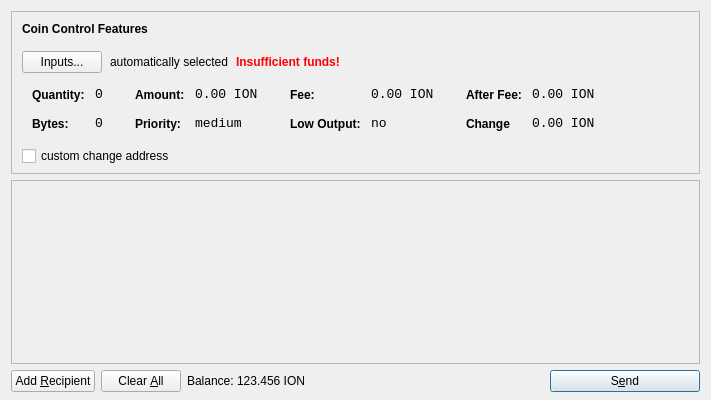
<?xml version="1.0" encoding="UTF-8"?>
<ui version="4.0">
 <class>SendCoinsDialog</class>
 <widget class="QDialog" name="SendCoinsDialog">
  <property name="geometry">
   <rect>
    <x>0</x>
    <y>0</y>
    <width>711</width>
    <height>400</height>
   </rect>
  </property>
  <property name="windowTitle">
   <string>Send Coins</string>
  </property>
  <layout class="QVBoxLayout" name="verticalLayout" stretch="0,1,0">
   <property name="bottomMargin">
    <number>8</number>
   </property>
   <item>
    <widget class="QFrame" name="frameCoinControl">
     <property name="sizePolicy">
      <sizepolicy hsizetype="Expanding" vsizetype="Expanding">
       <horstretch>0</horstretch>
       <verstretch>0</verstretch>
      </sizepolicy>
     </property>
     <property name="maximumSize">
      <size>
       <width>16777215</width>
       <height>16777215</height>
      </size>
     </property>
     <property name="frameShape">
      <enum>QFrame::StyledPanel</enum>
     </property>
     <property name="frameShadow">
      <enum>QFrame::Sunken</enum>
     </property>
     <layout class="QVBoxLayout" name="verticalLayoutCoinControl2">
      <property name="spacing">
       <number>6</number>
      </property>
      <property name="leftMargin">
       <number>0</number>
      </property>
      <property name="topMargin">
       <number>0</number>
      </property>
      <property name="rightMargin">
       <number>0</number>
      </property>
      <property name="bottomMargin">
       <number>6</number>
      </property>
      <item>
       <layout class="QVBoxLayout" name="verticalLayoutCoinControl" stretch="0,0,0,0,1">
        <property name="spacing">
         <number>0</number>
        </property>
        <property name="leftMargin">
         <number>10</number>
        </property>
        <property name="topMargin">
         <number>10</number>
        </property>
        <item>
         <layout class="QHBoxLayout" name="horizontalLayoutCoinControl1">
          <property name="bottomMargin">
           <number>15</number>
          </property>
          <item>
           <widget class="QLabel" name="labelCoinControlFeatures">
            <property name="sizePolicy">
             <sizepolicy hsizetype="Preferred" vsizetype="Maximum">
              <horstretch>0</horstretch>
              <verstretch>0</verstretch>
             </sizepolicy>
            </property>
            <property name="font">
             <font>
              <weight>75</weight>
              <bold>true</bold>
             </font>
            </property>
            <property name="styleSheet">
             <string notr="true">font-weight:bold;</string>
            </property>
            <property name="text">
             <string>Coin Control Features</string>
            </property>
           </widget>
          </item>
         </layout>
        </item>
        <item>
         <layout class="QHBoxLayout" name="horizontalLayoutCoinControl2" stretch="0,0,0,0">
          <property name="spacing">
           <number>8</number>
          </property>
          <property name="bottomMargin">
           <number>10</number>
          </property>
          <item>
           <widget class="QPushButton" name="pushButtonCoinControl">
            <property name="styleSheet">
             <string notr="true"/>
            </property>
            <property name="text">
             <string>Inputs...</string>
            </property>
           </widget>
          </item>
          <item>
           <widget class="QLabel" name="labelCoinControlAutomaticallySelected">
            <property name="text">
             <string>automatically selected</string>
            </property>
            <property name="margin">
             <number>5</number>
            </property>
           </widget>
          </item>
          <item>
           <widget class="QLabel" name="labelCoinControlInsuffFunds">
            <property name="font">
             <font>
              <weight>75</weight>
              <bold>true</bold>
             </font>
            </property>
            <property name="styleSheet">
             <string notr="true">color:red;font-weight:bold;</string>
            </property>
            <property name="text">
             <string>Insufficient funds!</string>
            </property>
            <property name="margin">
             <number>5</number>
            </property>
           </widget>
          </item>
          <item>
           <spacer name="horizontalSpacerCoinControl">
            <property name="orientation">
             <enum>Qt::Horizontal</enum>
            </property>
            <property name="sizeHint" stdset="0">
             <size>
              <width>40</width>
              <height>1</height>
             </size>
            </property>
           </spacer>
          </item>
         </layout>
        </item>
        <item>
         <widget class="QWidget" name="widgetCoinControl" native="true">
          <property name="sizePolicy">
           <sizepolicy hsizetype="Preferred" vsizetype="Preferred">
            <horstretch>0</horstretch>
            <verstretch>0</verstretch>
           </sizepolicy>
          </property>
          <property name="minimumSize">
           <size>
            <width>0</width>
            <height>0</height>
           </size>
          </property>
          <property name="styleSheet">
           <string notr="true"/>
          </property>
          <layout class="QHBoxLayout" name="horizontalLayoutCoinControl5">
           <property name="leftMargin">
            <number>0</number>
           </property>
           <property name="topMargin">
            <number>0</number>
           </property>
           <property name="rightMargin">
            <number>0</number>
           </property>
           <property name="bottomMargin">
            <number>0</number>
           </property>
           <item>
            <layout class="QHBoxLayout" name="horizontalLayoutCoinControl3" stretch="0,0,0,1">
             <property name="spacing">
              <number>20</number>
             </property>
             <property name="topMargin">
              <number>0</number>
             </property>
             <property name="bottomMargin">
              <number>10</number>
             </property>
             <item>
              <layout class="QFormLayout" name="formLayoutCoinControl1">
               <property name="horizontalSpacing">
                <number>10</number>
               </property>
               <property name="verticalSpacing">
                <number>14</number>
               </property>
               <property name="leftMargin">
                <number>10</number>
               </property>
               <property name="topMargin">
                <number>4</number>
               </property>
               <property name="rightMargin">
                <number>6</number>
               </property>
               <item row="0" column="0">
                <widget class="QLabel" name="labelCoinControlQuantityText">
                 <property name="styleSheet">
                  <string notr="true">font-weight:bold;</string>
                 </property>
                 <property name="text">
                  <string>Quantity:</string>
                 </property>
                 <property name="margin">
                  <number>0</number>
                 </property>
                </widget>
               </item>
               <item row="0" column="1">
                <widget class="QLabel" name="labelCoinControlQuantity">
                 <property name="font">
                  <font>
                   <family>Monospace</family>
                   <pointsize>10</pointsize>
                  </font>
                 </property>
                 <property name="cursor">
                  <cursorShape>IBeamCursor</cursorShape>
                 </property>
                 <property name="contextMenuPolicy">
                  <enum>Qt::ActionsContextMenu</enum>
                 </property>
                 <property name="text">
                  <string>0</string>
                 </property>
                 <property name="margin">
                  <number>0</number>
                 </property>
                 <property name="textInteractionFlags">
                  <set>Qt::LinksAccessibleByMouse|Qt::TextSelectableByKeyboard|Qt::TextSelectableByMouse</set>
                 </property>
                </widget>
               </item>
               <item row="1" column="0">
                <widget class="QLabel" name="labelCoinControlBytesText">
                 <property name="styleSheet">
                  <string notr="true">font-weight:bold;</string>
                 </property>
                 <property name="text">
                  <string>Bytes:</string>
                 </property>
                </widget>
               </item>
               <item row="1" column="1">
                <widget class="QLabel" name="labelCoinControlBytes">
                 <property name="font">
                  <font>
                   <family>Monospace</family>
                   <pointsize>10</pointsize>
                  </font>
                 </property>
                 <property name="cursor">
                  <cursorShape>IBeamCursor</cursorShape>
                 </property>
                 <property name="contextMenuPolicy">
                  <enum>Qt::ActionsContextMenu</enum>
                 </property>
                 <property name="text">
                  <string>0</string>
                 </property>
                 <property name="textInteractionFlags">
                  <set>Qt::LinksAccessibleByMouse|Qt::TextSelectableByKeyboard|Qt::TextSelectableByMouse</set>
                 </property>
                </widget>
               </item>
              </layout>
             </item>
             <item>
              <layout class="QFormLayout" name="formLayoutCoinControl2">
               <property name="horizontalSpacing">
                <number>10</number>
               </property>
               <property name="verticalSpacing">
                <number>14</number>
               </property>
               <property name="leftMargin">
                <number>6</number>
               </property>
               <property name="topMargin">
                <number>4</number>
               </property>
               <property name="rightMargin">
                <number>6</number>
               </property>
               <item row="0" column="0">
                <widget class="QLabel" name="labelCoinControlAmountText">
                 <property name="styleSheet">
                  <string notr="true">font-weight:bold;</string>
                 </property>
                 <property name="text">
                  <string>Amount:</string>
                 </property>
                 <property name="margin">
                  <number>0</number>
                 </property>
                </widget>
               </item>
               <item row="0" column="1">
                <widget class="QLabel" name="labelCoinControlAmount">
                 <property name="font">
                  <font>
                   <family>Monospace</family>
                   <pointsize>10</pointsize>
                  </font>
                 </property>
                 <property name="cursor">
                  <cursorShape>IBeamCursor</cursorShape>
                 </property>
                 <property name="contextMenuPolicy">
                  <enum>Qt::ActionsContextMenu</enum>
                 </property>
                 <property name="text">
                  <string>0.00 ION</string>
                 </property>
                 <property name="textInteractionFlags">
                  <set>Qt::LinksAccessibleByMouse|Qt::TextSelectableByKeyboard|Qt::TextSelectableByMouse</set>
                 </property>
                </widget>
               </item>
               <item row="1" column="0">
                <widget class="QLabel" name="labelCoinControlPriorityText">
                 <property name="styleSheet">
                  <string notr="true">font-weight:bold;</string>
                 </property>
                 <property name="text">
                  <string>Priority:</string>
                 </property>
                </widget>
               </item>
               <item row="1" column="1">
                <widget class="QLabel" name="labelCoinControlPriority">
                 <property name="font">
                  <font>
                   <family>Monospace</family>
                   <pointsize>10</pointsize>
                  </font>
                 </property>
                 <property name="cursor">
                  <cursorShape>IBeamCursor</cursorShape>
                 </property>
                 <property name="contextMenuPolicy">
                  <enum>Qt::ActionsContextMenu</enum>
                 </property>
                 <property name="text">
                  <string>medium</string>
                 </property>
                 <property name="textInteractionFlags">
                  <set>Qt::LinksAccessibleByMouse|Qt::TextSelectableByKeyboard|Qt::TextSelectableByMouse</set>
                 </property>
                </widget>
               </item>
              </layout>
             </item>
             <item>
              <layout class="QFormLayout" name="formLayoutCoinControl3">
               <property name="horizontalSpacing">
                <number>10</number>
               </property>
               <property name="verticalSpacing">
                <number>14</number>
               </property>
               <property name="leftMargin">
                <number>6</number>
               </property>
               <property name="topMargin">
                <number>4</number>
               </property>
               <property name="rightMargin">
                <number>6</number>
               </property>
               <item row="0" column="0">
                <widget class="QLabel" name="labelCoinControlFeeText">
                 <property name="styleSheet">
                  <string notr="true">font-weight:bold;</string>
                 </property>
                 <property name="text">
                  <string>Fee:</string>
                 </property>
                 <property name="margin">
                  <number>0</number>
                 </property>
                </widget>
               </item>
               <item row="0" column="1">
                <widget class="QLabel" name="labelCoinControlFee">
                 <property name="font">
                  <font>
                   <family>Monospace</family>
                   <pointsize>10</pointsize>
                  </font>
                 </property>
                 <property name="cursor">
                  <cursorShape>IBeamCursor</cursorShape>
                 </property>
                 <property name="contextMenuPolicy">
                  <enum>Qt::ActionsContextMenu</enum>
                 </property>
                 <property name="text">
                  <string>0.00 ION</string>
                 </property>
                 <property name="textInteractionFlags">
                  <set>Qt::LinksAccessibleByMouse|Qt::TextSelectableByKeyboard|Qt::TextSelectableByMouse</set>
                 </property>
                </widget>
               </item>
               <item row="1" column="0">
                <widget class="QLabel" name="labelCoinControlLowOutputText">
                 <property name="styleSheet">
                  <string notr="true">font-weight:bold;</string>
                 </property>
                 <property name="text">
                  <string>Low Output:</string>
                 </property>
                </widget>
               </item>
               <item row="1" column="1">
                <widget class="QLabel" name="labelCoinControlLowOutput">
                 <property name="font">
                  <font>
                   <family>Monospace</family>
                   <pointsize>10</pointsize>
                  </font>
                 </property>
                 <property name="cursor">
                  <cursorShape>IBeamCursor</cursorShape>
                 </property>
                 <property name="contextMenuPolicy">
                  <enum>Qt::ActionsContextMenu</enum>
                 </property>
                 <property name="text">
                  <string>no</string>
                 </property>
                 <property name="textInteractionFlags">
                  <set>Qt::LinksAccessibleByMouse|Qt::TextSelectableByKeyboard|Qt::TextSelectableByMouse</set>
                 </property>
                </widget>
               </item>
              </layout>
             </item>
             <item>
              <layout class="QFormLayout" name="formLayoutCoinControl4">
               <property name="horizontalSpacing">
                <number>10</number>
               </property>
               <property name="verticalSpacing">
                <number>14</number>
               </property>
               <property name="leftMargin">
                <number>6</number>
               </property>
               <property name="topMargin">
                <number>4</number>
               </property>
               <property name="rightMargin">
                <number>6</number>
               </property>
               <item row="0" column="0">
                <widget class="QLabel" name="labelCoinControlAfterFeeText">
                 <property name="styleSheet">
                  <string notr="true">font-weight:bold;</string>
                 </property>
                 <property name="text">
                  <string>After Fee:</string>
                 </property>
                 <property name="margin">
                  <number>0</number>
                 </property>
                </widget>
               </item>
               <item row="0" column="1">
                <widget class="QLabel" name="labelCoinControlAfterFee">
                 <property name="font">
                  <font>
                   <family>Monospace</family>
                   <pointsize>10</pointsize>
                  </font>
                 </property>
                 <property name="cursor">
                  <cursorShape>IBeamCursor</cursorShape>
                 </property>
                 <property name="contextMenuPolicy">
                  <enum>Qt::ActionsContextMenu</enum>
                 </property>
                 <property name="text">
                  <string>0.00 ION</string>
                 </property>
                 <property name="textInteractionFlags">
                  <set>Qt::LinksAccessibleByMouse|Qt::TextSelectableByKeyboard|Qt::TextSelectableByMouse</set>
                 </property>
                </widget>
               </item>
               <item row="1" column="0">
                <widget class="QLabel" name="labelCoinControlChangeText">
                 <property name="styleSheet">
                  <string notr="true">font-weight:bold;</string>
                 </property>
                 <property name="text">
                  <string>Change</string>
                 </property>
                </widget>
               </item>
               <item row="1" column="1">
                <widget class="QLabel" name="labelCoinControlChange">
                 <property name="font">
                  <font>
                   <family>Monospace</family>
                   <pointsize>10</pointsize>
                  </font>
                 </property>
                 <property name="cursor">
                  <cursorShape>IBeamCursor</cursorShape>
                 </property>
                 <property name="contextMenuPolicy">
                  <enum>Qt::ActionsContextMenu</enum>
                 </property>
                 <property name="text">
                  <string>0.00 ION</string>
                 </property>
                 <property name="textInteractionFlags">
                  <set>Qt::LinksAccessibleByMouse|Qt::TextSelectableByKeyboard|Qt::TextSelectableByMouse</set>
                 </property>
                </widget>
               </item>
              </layout>
             </item>
            </layout>
           </item>
          </layout>
         </widget>
        </item>
        <item>
         <layout class="QHBoxLayout" name="horizontalLayoutCoinControl4" stretch="0,0,0">
          <property name="spacing">
           <number>12</number>
          </property>
          <property name="sizeConstraint">
           <enum>QLayout::SetDefaultConstraint</enum>
          </property>
          <property name="topMargin">
           <number>5</number>
          </property>
          <property name="rightMargin">
           <number>5</number>
          </property>
          <item>
           <widget class="QCheckBox" name="checkBoxCoinControlChange">
            <property name="text">
             <string>custom change address</string>
            </property>
           </widget>
          </item>
          <item>
           <widget class="QLineEdit" name="lineEditCoinControlChange">
            <property name="enabled">
             <bool>false</bool>
            </property>
            <property name="sizePolicy">
             <sizepolicy hsizetype="Expanding" vsizetype="Fixed">
              <horstretch>0</horstretch>
              <verstretch>0</verstretch>
             </sizepolicy>
            </property>
            <property name="frame">
             <bool>false</bool>
            </property>
           </widget>
          </item>
          <item>
           <widget class="QLabel" name="labelCoinControlChangeLabel">
            <property name="sizePolicy">
             <sizepolicy hsizetype="Preferred" vsizetype="Expanding">
              <horstretch>0</horstretch>
              <verstretch>0</verstretch>
             </sizepolicy>
            </property>
            <property name="minimumSize">
             <size>
              <width>0</width>
              <height>0</height>
             </size>
            </property>
            <property name="text">
             <string/>
            </property>
            <property name="margin">
             <number>3</number>
            </property>
           </widget>
          </item>
         </layout>
        </item>
        <item>
         <spacer name="verticalSpacerCoinControl">
          <property name="orientation">
           <enum>Qt::Vertical</enum>
          </property>
          <property name="sizeHint" stdset="0">
           <size>
            <width>623</width>
            <height>1</height>
           </size>
          </property>
         </spacer>
        </item>
       </layout>
      </item>
     </layout>
    </widget>
   </item>
   <item>
    <widget class="QScrollArea" name="scrollArea">
     <property name="widgetResizable">
      <bool>true</bool>
     </property>
     <widget class="QWidget" name="scrollAreaWidgetContents">
      <property name="geometry">
       <rect>
        <x>0</x>
        <y>0</y>
        <width>711</width>
        <height>172</height>
       </rect>
      </property>
      <layout class="QVBoxLayout" name="verticalLayout_2">
       <property name="leftMargin">
        <number>0</number>
       </property>
       <property name="topMargin">
        <number>0</number>
       </property>
       <property name="rightMargin">
        <number>0</number>
       </property>
       <property name="bottomMargin">
        <number>0</number>
       </property>
       <item>
        <layout class="QVBoxLayout" name="entries">
         <property name="spacing">
          <number>6</number>
         </property>
        </layout>
       </item>
       <item>
        <spacer name="verticalSpacer">
         <property name="orientation">
          <enum>Qt::Vertical</enum>
         </property>
         <property name="sizeHint" stdset="0">
          <size>
           <width>20</width>
           <height>40</height>
          </size>
         </property>
        </spacer>
       </item>
      </layout>
     </widget>
    </widget>
   </item>
   <item>
    <layout class="QHBoxLayout" name="horizontalLayout">
     <item>
      <widget class="QPushButton" name="addButton">
       <property name="toolTip">
        <string>Send to multiple recipients at once</string>
       </property>
       <property name="text">
        <string>Add &amp;Recipient</string>
       </property>
       <property name="autoDefault">
        <bool>false</bool>
       </property>
      </widget>
     </item>
     <item>
      <widget class="QPushButton" name="clearButton">
       <property name="sizePolicy">
        <sizepolicy hsizetype="Minimum" vsizetype="Fixed">
         <horstretch>0</horstretch>
         <verstretch>0</verstretch>
        </sizepolicy>
       </property>
       <property name="toolTip">
        <string>Remove all transaction fields</string>
       </property>
       <property name="text">
        <string>Clear &amp;All</string>
       </property>
       <property name="autoRepeatDelay">
        <number>300</number>
       </property>
       <property name="autoDefault">
        <bool>false</bool>
       </property>
      </widget>
     </item>
     <item>
      <layout class="QHBoxLayout" name="horizontalLayout_2">
       <property name="spacing">
        <number>3</number>
       </property>
       <item>
        <widget class="QLabel" name="label">
         <property name="sizePolicy">
          <sizepolicy hsizetype="Preferred" vsizetype="Fixed">
           <horstretch>0</horstretch>
           <verstretch>0</verstretch>
          </sizepolicy>
         </property>
         <property name="text">
          <string>Balance:</string>
         </property>
        </widget>
       </item>
       <item>
        <widget class="QLabel" name="labelBalance">
         <property name="sizePolicy">
          <sizepolicy hsizetype="Preferred" vsizetype="Fixed">
           <horstretch>0</horstretch>
           <verstretch>0</verstretch>
          </sizepolicy>
         </property>
         <property name="cursor">
          <cursorShape>IBeamCursor</cursorShape>
         </property>
         <property name="text">
          <string>123.456 ION</string>
         </property>
         <property name="textInteractionFlags">
          <set>Qt::LinksAccessibleByMouse|Qt::TextSelectableByKeyboard|Qt::TextSelectableByMouse</set>
         </property>
        </widget>
       </item>
      </layout>
     </item>
     <item>
      <spacer name="horizontalSpacer">
       <property name="orientation">
        <enum>Qt::Horizontal</enum>
       </property>
       <property name="sizeHint" stdset="0">
        <size>
         <width>40</width>
         <height>20</height>
        </size>
       </property>
      </spacer>
     </item>
     <item>
      <widget class="QPushButton" name="sendButton">
       <property name="minimumSize">
        <size>
         <width>150</width>
         <height>0</height>
        </size>
       </property>
       <property name="toolTip">
        <string>Confirm the send action</string>
       </property>
       <property name="text">
        <string>S&amp;end</string>
       </property>
       <property name="icon">
        <iconset resource="../bitcoin.qrc">
         <normaloff>:/icons/send</normaloff>:/icons/send</iconset>
       </property>
       <property name="default">
        <bool>true</bool>
       </property>
      </widget>
     </item>
    </layout>
   </item>
  </layout>
 </widget>
 <resources>
  <include location="../bitcoin.qrc"/>
 </resources>
 <connections/>
</ui>
